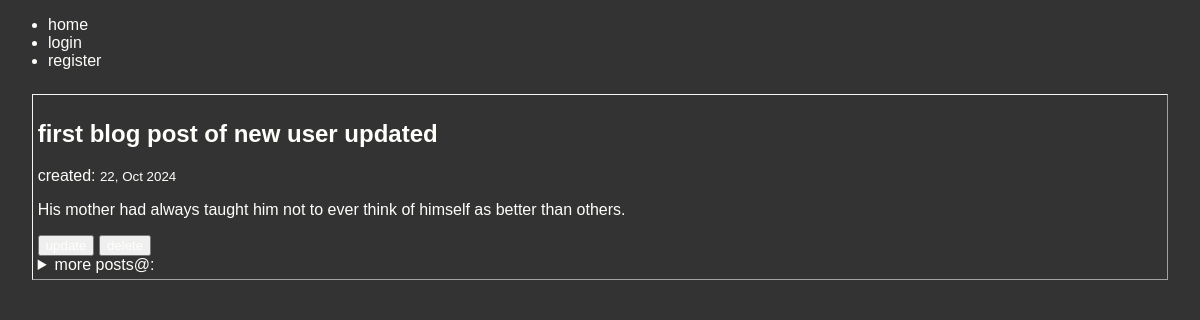
The page /post/26/ on the database its author committed.
### blog/models.py (models this page shows, shortened)
class Post(models.Model):
    person = models.ForeignKey(User, on_delete=models.CASCADE)
    date = models.DateTimeField(auto_now_add=True)
    subject = models.CharField(max_length=100)
    info = models.TextField()

### blog/views.py (the view)
# urls.py: path('post/<int:pk>/', PostDetailView.as_view(), name='detail'),
class PostDetailView(DetailView):
    model = Post

### blog/templates/blog/post_detail.html (shortened to what this page needs)
{% extends 'blog/base.html' %}
{% block content %}
    <section class="section">
        <h2>{{ object.subject }}</h2>
        <p>created: <small>{{ object.date|date:"j, M Y"}}</small></p>
        <p>{{ object.info }}</p>
        <div>
            <button type="submit"><a href="{% url 'update' object.id %}">update</a></button>
            <button type="submit"><a href="{% url 'delete' object.id %}">delete</a></button>
        </div>
        <aside>
            <details>
                <summary>more posts@:</summary>
            </details>
        </aside>
    </section>
{% endblock content %}

### blog/static/blog/main.css (style rules this page uses)
body { background-color: #333; color: #FEFEFA; font-family: Verdana, Geneva, Tahoma, sans-serif; }
a:any-link { color: #FEFEFA; text-decoration: none; }
.section { border: 1px outset whitesmoke; outline: whitesmoke invert 1px; margin: 2%; padding: 5px; }

### rows shown on the page
Post: subject "first blog post of new user updated", date "22, Oct 2024", info "His mother had always taught him not to ever think of himself as better than others."
